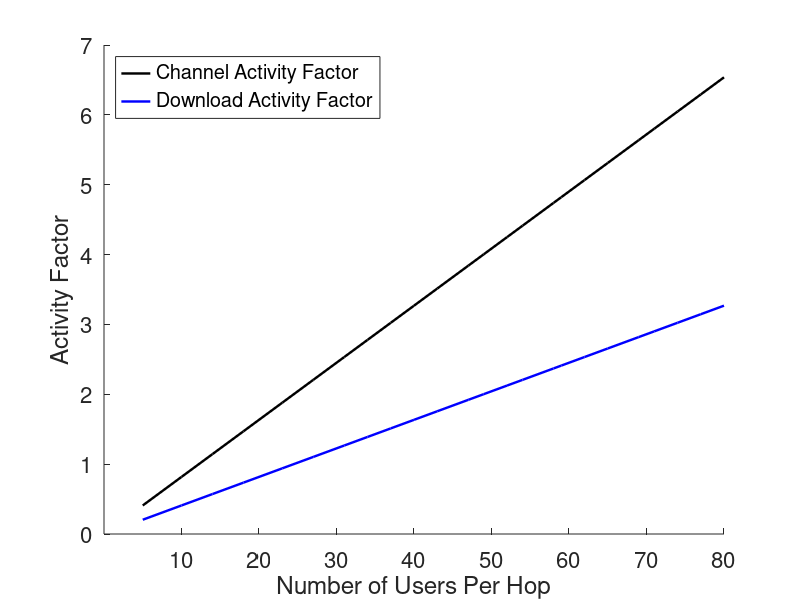

Write MATLAB code to recreate this figure.
figure 
hold on

x = [5, 10, 14,	18,	23,	27,	31,	34,	37,	40,	43,	47,	49,	52,	54,	58,	59,	62,	65,	69,	71,	74,	77,	80]
y=.0286*5*4*x/(7)
y1=.0286*5*4*x/(7*2)
line(x,y,'color','k','LineWidth',1.75)
line(x,y1,'color','b','LineWidth',1.75)


set(gca, 'FontSize', 16)
set(gca,'xtick',[10:10:80])
%axis([0 80])
legend('Channel Activity Factor','Download Activity Factor','Location','Northwest')
%'Single Flow, RTS/CTS Off', 
xlabel('Number of Users Per Hop')
ylabel('Activity Factor')
colormap(copper)

print -depsc activity_factor